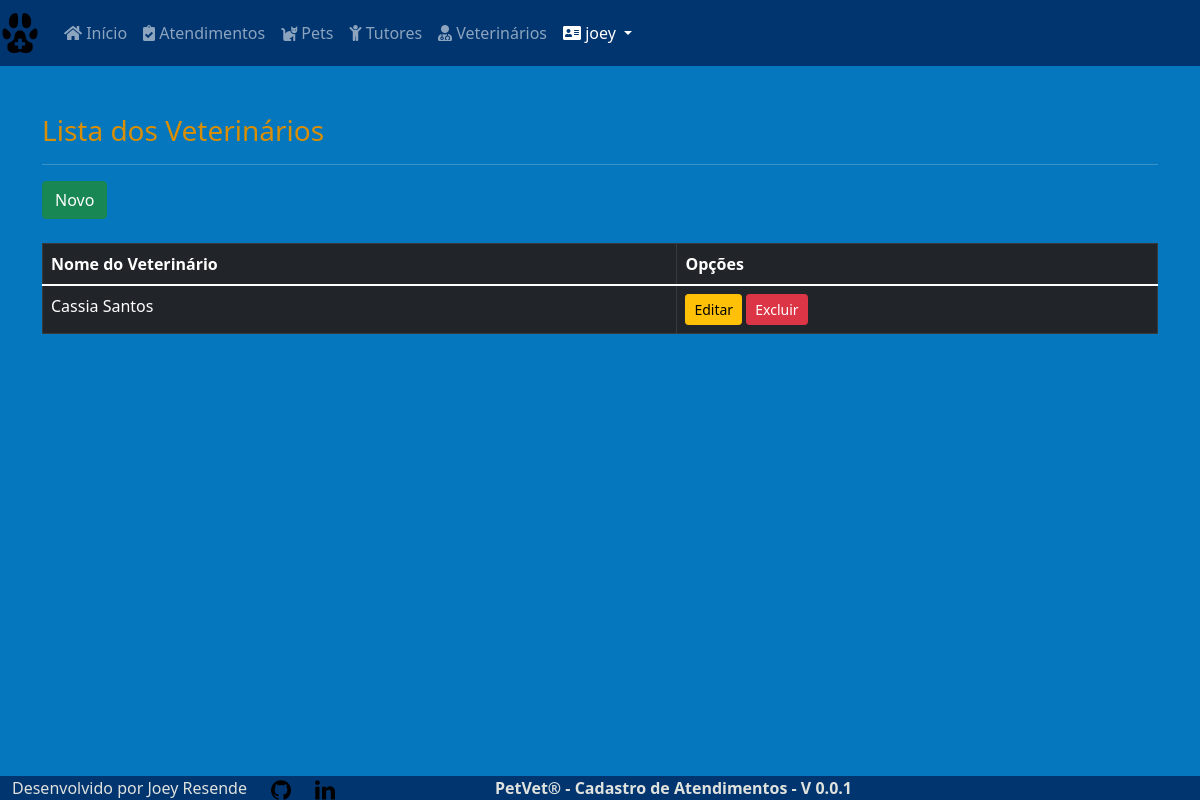
The app's page /core/vets/ (signed in), older data.
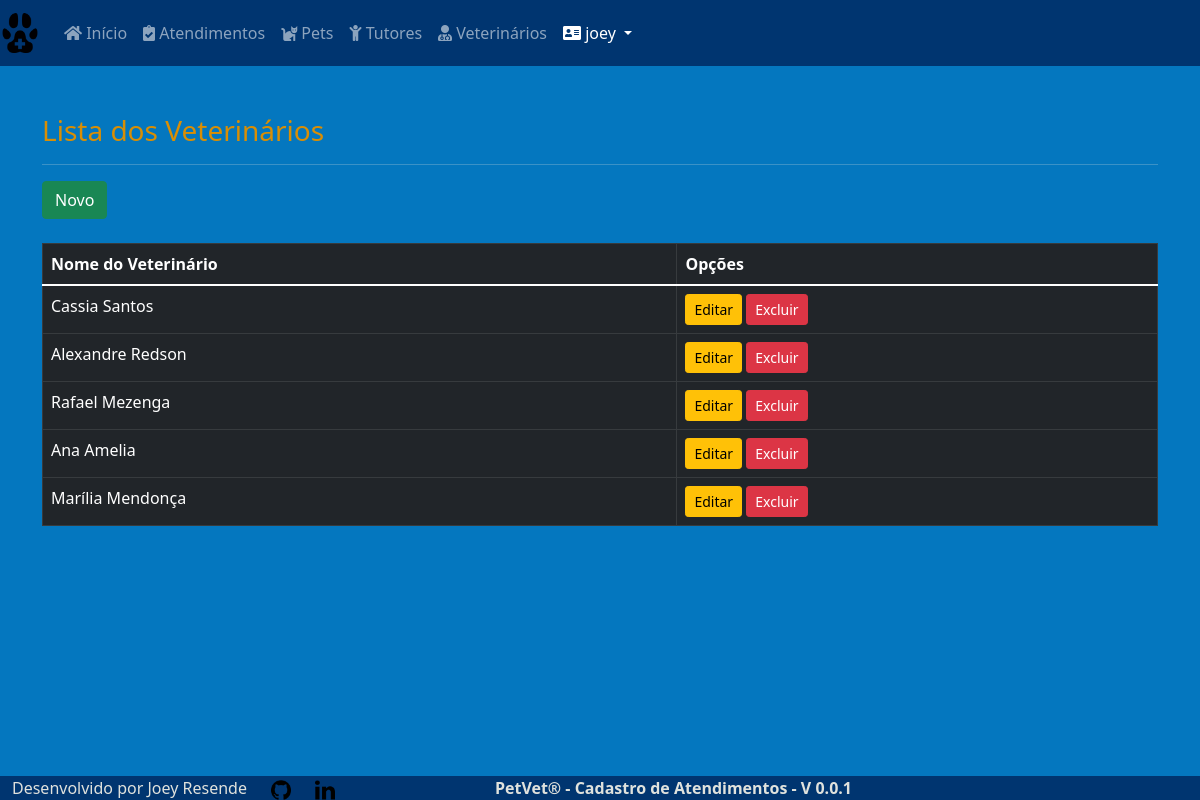
The same page, newer data.
### core/models.py (models this page shows, shortened)
class Vet(models.Model):
    vet_name = models.CharField(
        max_length=30, verbose_name='Nome')

### core/views.py (the view)
# urls.py: path('vets/', VetList.as_view(), name='vets'),
class VetList(LoginRequiredMixin, ListView):
    login_url = reverse_lazy('login')
    model = Vet
    template_name = 'core/vet_list.html'

### core/templates/core/vet_list.html (shortened to what this page needs)
{% extends 'core/base_model.html' %}
{% block content %}
<h3>Lista dos Veterinários</h3>
<hr>
<a href="{% url 'vet_new' %}" class="btn btn-success btn">Novo</a><br><br>
<div class="table-responsive">
  <table class="table table-bordered table-hover table-dark">
    <thead class="thead-dark">
      <tr>
        <th>Nome do Veterinário</th>
        <th>Opções</th>
      </tr>
    </thead>
      {% for each in object_list %}
      <tr>
        <td>{{ each.vet_name }}</td>
        <td>
          <a href="{% url 'vet_edit' each.pk %}" class="btn btn-warning btn-sm">Editar</a>
          <a href="{% url 'vet_delete' each.pk %}" class="btn btn-danger btn-sm">Excluir</a>
        </td>
      </tr>
      {% empty %}
      <tr>
        <td colspan="4">Nenhum Veterinário cadastrado.</td>
      </tr>
      {% endfor %}
  </table>
</div>
{% endblock %}

Row changes from the older to the newer data that the page shows:
added Vet: vet_name "Alexandre Redson"
added Vet: vet_name "Rafael Mezenga"
added Vet: vet_name "Ana Amelia"
added Vet: vet_name "Marília Mendonça"
